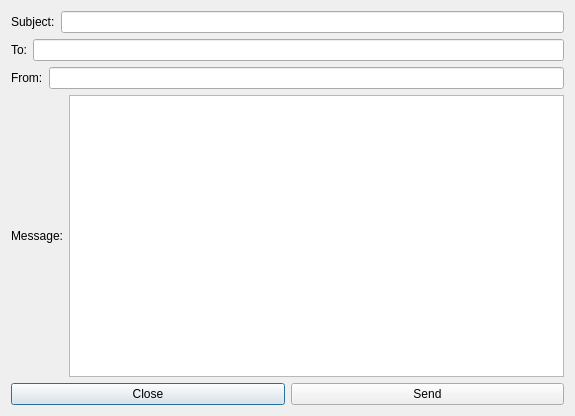
<?xml version="1.0" encoding="UTF-8"?>
<ui version="4.0">
 <class>Dialog</class>
 <widget class="QDialog" name="Dialog">
  <property name="geometry">
   <rect>
    <x>0</x>
    <y>0</y>
    <width>575</width>
    <height>416</height>
   </rect>
  </property>
  <property name="windowTitle">
   <string>Dialog</string>
  </property>
  <layout class="QVBoxLayout" name="verticalLayout">
   <item>
    <layout class="QHBoxLayout" name="horizontalLayout">
     <item>
      <widget class="QLabel" name="label">
       <property name="text">
        <string>Subject:</string>
       </property>
      </widget>
     </item>
     <item>
      <widget class="QLineEdit" name="lineEdit"/>
     </item>
    </layout>
   </item>
   <item>
    <layout class="QHBoxLayout" name="horizontalLayout_2">
     <item>
      <widget class="QLabel" name="label_2">
       <property name="text">
        <string>To:</string>
       </property>
      </widget>
     </item>
     <item>
      <widget class="QLineEdit" name="lineEdit_2"/>
     </item>
    </layout>
   </item>
   <item>
    <layout class="QHBoxLayout" name="horizontalLayout_3">
     <item>
      <widget class="QLabel" name="label_3">
       <property name="text">
        <string>From:</string>
       </property>
      </widget>
     </item>
     <item>
      <widget class="QLineEdit" name="lineEdit_3"/>
     </item>
    </layout>
   </item>
   <item>
    <layout class="QHBoxLayout" name="horizontalLayout_4">
     <item>
      <widget class="QLabel" name="label_4">
       <property name="text">
        <string>Message:</string>
       </property>
      </widget>
     </item>
     <item>
      <widget class="QTextEdit" name="textEdit"/>
     </item>
    </layout>
   </item>
   <item>
    <layout class="QHBoxLayout" name="horizontalLayout_5">
     <item>
      <widget class="QPushButton" name="pushButton">
       <property name="text">
        <string>Close</string>
       </property>
      </widget>
     </item>
     <item>
      <widget class="QPushButton" name="pushButton_2">
       <property name="text">
        <string>Send</string>
       </property>
      </widget>
     </item>
    </layout>
   </item>
  </layout>
 </widget>
 <resources/>
 <connections>
  <connection>
   <sender>pushButton</sender>
   <signal>clicked()</signal>
   <receiver>Dialog</receiver>
   <slot>close()</slot>
   <hints>
    <hint type="sourcelabel">
     <x>143</x>
     <y>382</y>
    </hint>
    <hint type="destinationlabel">
     <x>144</x>
     <y>404</y>
    </hint>
   </hints>
  </connection>
 </connections>
</ui>
